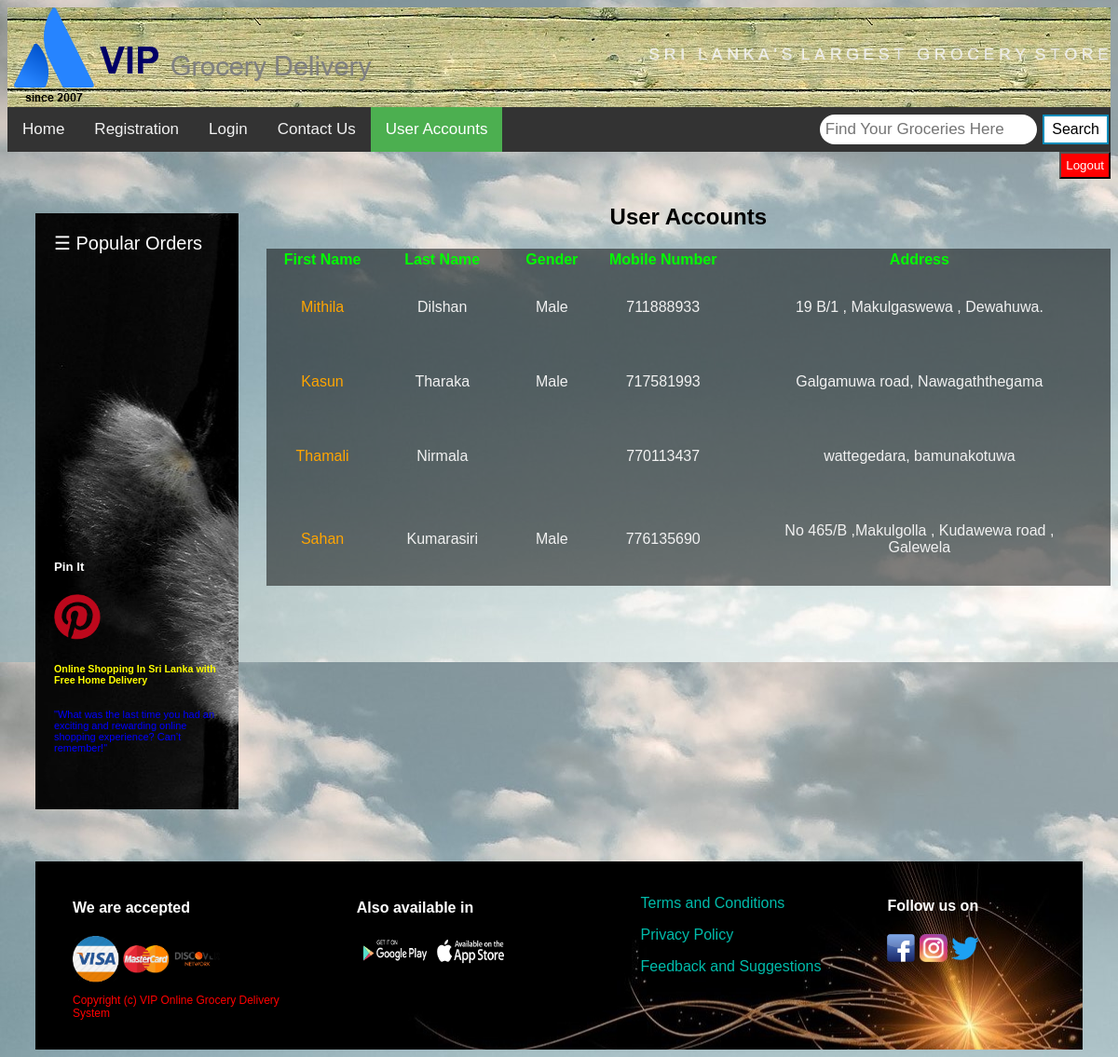
The app's page /php/user.php with its own data.
### tables this page shows
CREATE TABLE `registration` (
  `firstName` varchar(20) NOT NULL,
  `lastName` varchar(20) NOT NULL,
  `gender` varchar(20) NOT NULL,
  `mobileNumber` int(11) NOT NULL,
  `email` varchar(100) NOT NULL,
  `address` varchar(100) NOT NULL,
  `password` varchar(20) NOT NULL,
  `rePassword` varchar(20) NOT NULL
);

### php/user.php (the view, shortened to what this page needs)
<!DOCTYPE html>
<html>
<head>
	<link rel="stylesheet" href="../styles/layout.css"/>
	<link rel="stylesheet" href="../styles/formStyles.css"/>
</head>
<body>
	<div class="top-container">
		<a href="#" title = "VIP Grocery Delivery System"><img src="../images/logo.png" alt="VIP Grocery Delivery System"></a>
		<img src="../images/word2.png" style="float:right;display:block;height:100px">
	</div>
<div class="header" id="myHeader">
<div class="topnav">
  <a  href="../home.html">Home</a>
  <a href="../html/registration.html">Registration</a>
  <a href="../html/login.html">Login</a>
  <a href="../html/contact.html">Contact Us</a>
  <a class="active zoom" href="../html/userAcc.html">User Accounts</a>
  <div class="search-container">
    <form method = 'post' action="search.php">
      <input type="text" placeholder="Find Your Groceries Here" name="search">
      <input type="submit" value="Search" class="input input1" name="submit"><i class="fa fa-search"></i>
    </form>
  </div>
</div>
</div>
<div>
<a href = "../home.html"><input type="submit" value="Logout" style = "float:right;padding:5px;background:red;color:white"></a>
</div>
<br><br>
<section>
			<nav class="nav1">
				<div class="zoom"><span class="zoom" style="font-size:20px;cursor:pointer;color:white" onclick="openNav()">&#9776; Popular Orders</span></div>
				<br><br><br><br><br><br><br><br><br><br><br><br><br><br><br><br><br>
					<h5 style="color:white">Pin It</h5>
					<a href="https://www.pinterest.com" title = "pinterest" ><img src="../images/pin.png" style ="width:50px" class="zoom"></a>
					<h6 style="color:yellow">Online Shopping In Sri Lanka with Free Home Delivery</h6>
					<p style="font-size:11px;color:blue">"What was the last time you had an exciting and rewarding online shopping experience? Can’t remember!"
					</p>
				</ul><br/>
			</nav>
<?php
	require "config.php";
	$EMAIL = $_POST["email"];
	echo "<center><h1>User Accounts</h1></center>";
	$sql = "SELECT * FROM registration
			WHERE email like '%$EMAIL%'";
	$result = $con->query($sql);
	if($result->num_rows > 0){
		echo "<center><table border = '0'  style = '
				background: rgb(0, 0, 0); /* Fallback color */
				background: rgba(0, 0, 0, 0.5); /* Black background with 0.5 opacity */
				color: #f1f1f1;'>".
				"<th style = 'color:#00ff00'>First Name</th>".
				"<th style = 'color:#00ff00'>Last Name</th>".
				"<th style = 'color:#00ff00'>Gender</th>".
				"<th style = 'color:#00ff00'>Mobile Number</th>".
				"<th style = 'color:#00ff00'>Address</th>";
		while($row = $result -> fetch_assoc()){
			echo
					"<tr><td style = 'padding:30px;text-align:center;color:orange'>".$row['firstName']."</td>".
					"<td style = 'padding:30px;text-align:center'>".$row['lastName']."</td>".
					"<td style = 'padding:30px;text-align:center'>".$row['gender']."</td>".
					"<td style = 'padding:30px;text-align:center'>".$row['mobileNumber']."</td>".
					"<td style = 'padding:30px;text-align:center'>".$row['address']."</td>";
		}
		echo "</table></center>";
	}
	else{
		echo "no result";
	}
?>
	<br><br><br><br><br><br>
		</section>
		<br><br>
	<footer>
		<section>
			<nav class="nav2">
				<h4>We are accepted</h4>
				<a href="../html/login.html" title="Pay via Visa" ><img src="../images/visa.png" style="width:50px" class="zoom"></a>
				<a href="../html/login.html" title="Pay via Master Card" ><img src="../images/master.png" style="width:50px" class="zoom"></a>
				<a href="../html/login.html" title="Pay via Discover" ><img src="../images/discover.png" style="width:50px" class="zoom"></a>
				<p style="font-size:12px;color:red;">Copyright (c) VIP Online Grocery Delivery System</p>
			</nav>
			<article class="article2">
				<h4>Also available in</h4>
				<a href="https://play.google.com" title="Google Play" ><img src="../images/google.png" style="width:80px" class="zoom"></a>
				<a href="https://store.apple.com" title="App Store" ><img src="../images/app.png" style="width:80px" class="zoom"></a>
			</article>
			<article class="article2">
				<div class="zoom"><a href="../html/termsConditions.html" style="text-decoration:none;color:#00bbaa"><p>Terms and Conditions</p></a></div>
				<div class="zoom"><a href="../html/termsConditions.html" style="text-decoration:none;color:#00bbaa"><p>Privacy Policy</p></a></div>
				<div class="zoom"><a href="../html/suggestions.html" style="text-decoration:none;color:#00bbaa"><p>Feedback and Suggestions</p></a></div>
			</article>
			<aside class="aside3">
			<br><h4>Follow us on</h4>
			<a href="https://www.facebook.com" title="Facebook" ><img src="../images/fb.png" style="width:30px" class="zoom"></a>
			<a href="https://www.intagram.com" title="Instagram" ><img src="../images/insta.png" style="width:30px" class="zoom"></a>
			<a href="https://www.twitter.com" title="Twitter" ><img src="../images/twitter.png" style="width:30px" class="zoom"></a>
			</aside>
		</section>
	</footer>
</body>
</html>

### styles/layout.css (style rules this page uses)
.nav1 { float: left; margin:10px 30px 10px 30px; width: 15%; height: 600px; background: #ccf; padding: 20px; background-image:url("../images/sidenav.jpg"); }
section:after { content: ""; display: table; clear: both; }
footer { background-image:url("../images/footer.jpg"); margin:10px 30px 5px 30px; padding:0px; }
.nav2 { float: left; margin:10px 30px 10px 30px; width: 20%; padding: 10px; }
.article2 { float:left; width:20%; padding: 10px; margin:10px 30px 10px 30px; }
h4 { color:white; }

### styles/formStyles.css (style rules this page uses)
.top-container { background-image:url("../images/header.jpg"); }
.header { background: #555; }
.topnav { background-color: #333; overflow: hidden; }
.topnav a { float: left; color: #f2f2f2; text-align: center; padding: 14px 16px; text-decoration: none; font-size: 17px; }
.topnav a.active { background-color: #4CAF50; color: white; }
.topnav .search-container { float: right; }
.topnav input[type=text] { padding: 6px; margin-top: 8px; font-size: 17px; border: none; border-radius:100px; }
* { box-sizing: border-box; }
body { font-family: Verdana, sans-serif; }
img { vertical-align: middle; }
.active { background-color: #717171; }
*, *:before, *:after { box-sizing: inherit; }
.zoom { transition: transform .2s; }
.input { background-color: #4CAF50; border: none; color: white; padding: 5px 8px; text-align: center; text-decoration: none; display: inline-block; font-size: 16px; margin: 4px 2px; transition-duration: 0.4s; cursor: pointer; }
.input1 { background-color: white; color: black; border: 2px solid #008CBA; }

### php/user.php (style rules this page uses)
body { background-image:url("../images/mama.jpg"); background-position:no repeate; }

### records on screen
registration: firstName "Mithila", lastName "Dilshan", gender "Male", mobileNumber "711888933", address "19 B/1 , Makulgaswewa , Dewahuwa."
registration: firstName "Kasun", lastName "Tharaka", gender "Male", mobileNumber "717581993", address "Galgamuwa road, Nawagaththegama"
registration: firstName "Thamali", lastName "Nirmala", mobileNumber "770113437", address "wattegedara, bamunakotuwa"
registration: firstName "Sahan", lastName "Kumarasiri", gender "Male", mobileNumber "776135690", address "No 465/B ,Makulgolla , Kudawewa road , Galewela"
